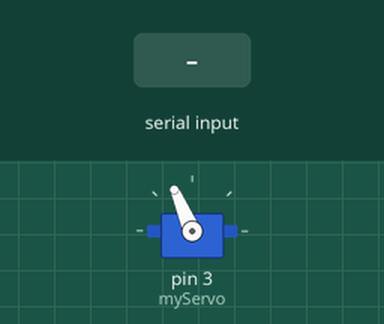
Bench run of a sketch on a simulated Arduino Uno, built with avr-gcc and run on an emulated ATmega328P. Parts: servo. Inputs (shaded band) come from the test bench. What the sketch prints to the serial monitor is not drawn.

Above: at 1.2 s.
1.3 s: "90,45\n" received over Serial
At 2.1 s:
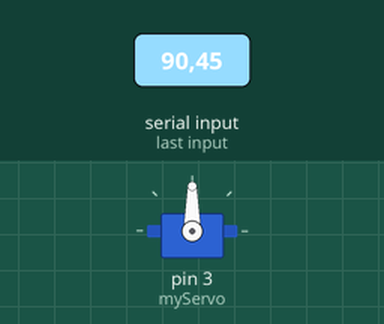
Timing chart, 0 to 4.3 s (numbered marks = the images above; inputs shaded):
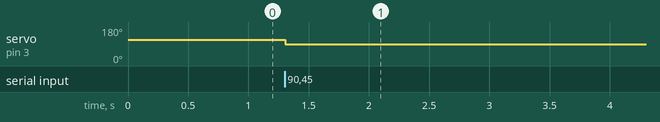

Measured:
- after the input at 1.3 s, servo on pin 3 (myServo): 113° → 90° at once

The sketch:

arduino.ino
```cpp
#include <Servo.h>

Servo myServo;
const int level = 113;
const int safeDelta = 30;
String readLineBuffer = "";

// the setup function runs once when you press reset or power the board
void setup() {
  myServo.attach(3);
  myServo.write(level);

  Serial.begin(9600);

  // Flush all unread incoming data
  if (Serial.available()) {
    // Flush all unread incoming data
    Serial.read();
  }

  // Print banner
  Serial.println("BeatTheBot Arduino Controller v0.1 is ready!");
}

// the loop function runs over and over again forever
void loop() {
  while (Serial.available() > 0) {
    char c = Serial.read();
    if (c == '\n') {
      int angle = readLineBuffer.toInt();

      // Safety
      if (angle >= level - safeDelta && angle <= level + safeDelta) {
        myServo.write(angle);
      }
      readLineBuffer = "";
    } else {
      readLineBuffer += c;
    }
  }
}
```
